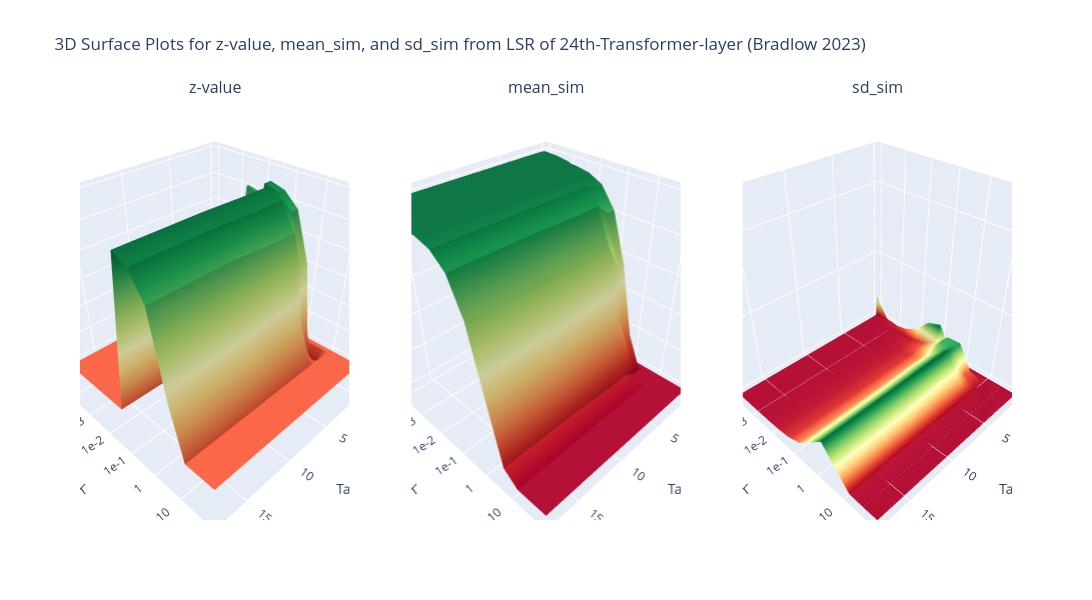

This figure's notebook cell:
### Code cell
plot_gridsearch_result(results)

### Figure 1 — Plotly figure (JSON) as saved in the notebook; plotly's stock layout.template omitted (floating-point values rounded to 4 significant figures; data arrays with more than 128 entries replaced by an {"elided": "..."} marker saying what was removed)
{"data": [{"colorscale": [[0, "rgb(165,0,38)"], [0.1, "rgb(215,48,39)"], [0.2, "rgb(244,109,67)"], [0.3, "rgb(253,174,97)"], [0.4, "rgb(254,224,139)"], [0.5, "rgb(255,255,191)"], [0.6, "rgb(217,239,139)"], [0.7, "rgb(166,217,106)"], [0.8, "rgb(102,189,99)"], [0.9, "rgb(26,152,80)"], [1, "rgb(0,104,55)"]], "scene": "scene", "showscale": false, "type": "surface", "x": {"elided": "13x10 float values"}, "y": {"elided": "13x10 float values"}, "z": {"elided": "13x10 float values"}}, {"colorscale": [[0, "rgb(165,0,38)"], [0.1, "rgb(215,48,39)"], [0.2, "rgb(244,109,67)"], [0.3, "rgb(253,174,97)"], [0.4, "rgb(254,224,139)"], [0.5, "rgb(255,255,191)"], [0.6, "rgb(217,239,139)"], [0.7, "rgb(166,217,106)"], [0.8, "rgb(102,189,99)"], [0.9, "rgb(26,152,80)"], [1, "rgb(0,104,55)"]], "scene": "scene2", "showscale": false, "type": "surface", "x": {"elided": "13x10 float values"}, "y": {"elided": "13x10 float values"}, "z": {"elided": "13x10 float values"}}, {"colorscale": [[0, "rgb(165,0,38)"], [0.1, "rgb(215,48,39)"], [0.2, "rgb(244,109,67)"], [0.3, "rgb(253,174,97)"], [0.4, "rgb(254,224,139)"], [0.5, "rgb(255,255,191)"], [0.6, "rgb(217,239,139)"], [0.7, "rgb(166,217,106)"], [0.8, "rgb(102,189,99)"], [0.9, "rgb(26,152,80)"], [1, "rgb(0,104,55)"]], "scene": "scene3", "showscale": false, "type": "surface", "x": {"elided": "13x10 float values"}, "y": {"elided": "13x10 float values"}, "z": {"elided": "13x10 float values"}}], "layout": {"annotations": [{"font": {"size": 16}, "showarrow": false, "text": "z-value", "x": 0.1444, "xanchor": "center", "xref": "paper", "y": 1, "yanchor": "bottom", "yref": "paper"}, {"font": {"size": 16}, "showarrow": false, "text": "mean_sim", "x": 0.5, "xanchor": "center", "xref": "paper", "y": 1, "yanchor": "bottom", "yref": "paper"}, {"font": {"size": 16}, "showarrow": false, "text": "sd_sim", "x": 0.8556, "xanchor": "center", "xref": "paper", "y": 1, "yanchor": "bottom", "yref": "paper"}], "coloraxis": {"showscale": false}, "height": 600, "scene": {"domain": {"x": [0, 0.2889], "y": [0, 1]}, "xaxis": {"title": {"text": "Tau"}}, "yaxis": {"ticktext": ["1e-4", "1e-3", "1e-2", "1e-1", "1", "10"], "tickvals": [0.0001, 0.001, 0.01, 0.1, 1, 10], "title": {"text": "K"}, "type": "log"}, "zaxis": {"title": {"text": "Z-Value"}}}, "scene2": {"domain": {"x": [0.3556, 0.6444], "y": [0, 1]}, "xaxis": {"title": {"text": "Tau"}}, "yaxis": {"ticktext": ["1e-4", "1e-3", "1e-2", "1e-1", "1", "10"], "tickvals": [0.0001, 0.001, 0.01, 0.1, 1, 10], "title": {"text": "K"}, "type": "log"}, "zaxis": {"title": {"text": "Mean-Sim"}}}, "scene3": {"domain": {"x": [0.7111, 1], "y": [0, 1]}, "xaxis": {"title": {"text": "Tau"}}, "yaxis": {"ticktext": ["1e-4", "1e-3", "1e-2", "1e-1", "1", "10"], "tickvals": [0.0001, 0.001, 0.01, 0.1, 1, 10], "title": {"text": "K"}, "type": "log"}, "zaxis": {"range": [0, 0.5], "title": {"text": "SD-Sim"}}}, "showlegend": false, "title": {"text": "3D Surface Plots for z-value, mean_sim, and sd_sim from LSR of 24th-Transformer-layer (Bradlow 2023)"}, "width": 1700}}
